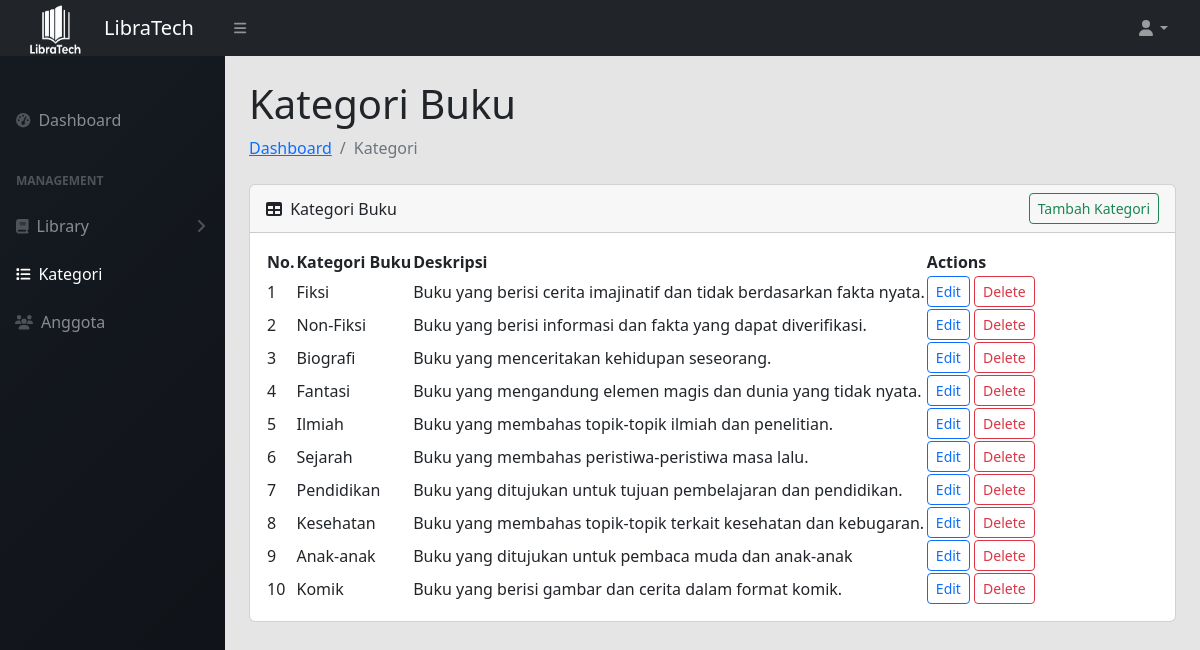
/Admin/kategori_buku.php (signed in), run on the app's committed database.
### tables this page shows
CREATE TABLE `kategori` (
  `id_kat` int NOT NULL,
  `nama_kategori` varchar(50) NOT NULL,
  `Deskripsi` varchar(255) NOT NULL
);

### Admin/kategori_buku.php (the view, shortened to what this page needs)
<?php
require "../func.php";
?>
<!DOCTYPE html>
<html lang="en">
<head>
    <link href="https://cdn.jsdelivr.net/npm/simple-datatables@7.1.2/dist/style.min.css" rel="stylesheet" />
    <link href="../css/styles.css" rel="stylesheet" />
    <link href="../css/selfstyle.css" rel="stylesheet" />
</head>
<body class="sb-nav-fixed">
    <nav class="sb-topnav navbar navbar-expand navbar-dark bg-dark">
        <a class="navbar-brand ps-3 d-flex align-items-center" href="#">
            <img src="../assets/img/logo1.png" width="80" height="80" class="d-inline-block align-top" alt="">
            <span class="ms-2">LibraTech</span>
        </a>
        <button class="btn btn-link btn-sm order-1 order-lg-0 me-4 me-lg-0" id="sidebarToggle" href=""><i
                class="fas fa-bars"></i></button>
        <ul class="navbar-nav ms-auto me-3 me-lg-4">
            <li class="nav-item dropdown">
                <a class="nav-link dropdown-toggle" id="navbarDropdown" href="#" role="button" data-bs-toggle="dropdown"
                    aria-expanded="false"><i class="fas fa-user fa-fw"></i></a>
            </li>
        </ul>
    </nav>
    <div id="layoutSidenav">
        <div id="layoutSidenav_nav">
            <nav class="sb-sidenav accordion sb-sidenav-dark" id="sidenavAccordion"
                style="background: linear-gradient(135deg, #161b22, #0f1217);">
                <div class="sb-sidenav-menu" style="color: #ffffff;">
                    <div class="nav">
                        <div class="sb-sidenav-menu-heading"></div>
                        <a class="nav-link <?php echo basename($_SERVER['PHP_SELF']) == 'dashboard.php' ? 'active' : ''; ?>"
                            href="dashboard.php">
                            <div class="sb-nav-link-icon"><i class="fas fa-tachometer-alt"></i></div>
                            Dashboard
                        </a>
                        <div class="sb-sidenav-menu-heading">Management</div>
                        <a class="nav-link collapsed" href="#" data-bs-toggle="collapse"
                            data-bs-target="#collapseLibrary" aria-expanded="false" aria-controls="collapseLibrary">
                            <div class="sb-nav-link-icon"><i class="fas fa-book"></i></div>
                            Library
                            <div class="sb-sidenav-collapse-arrow"><i class="fas fa-angle-down"></i></div>
                        </a>
                        <a class="nav-link <?php echo basename($_SERVER['PHP_SELF']) == 'kategori_buku.php' ? 'active' : ''; ?>"
                            href="kategori_buku.php">
                            <div class="sb-nav-link-icon"><i class="fas fa-list"></i></div>
                            Kategori
                        </a>
                        <a class="nav-link <?php echo basename($_SERVER['PHP_SELF']) == 'daftar_anggota.php' ? 'active' : ''; ?>"
                            style="padding-left: 15px;" href="daftar_anggota.php">
                            <div class="sb-nav-link-icon"><i class="fas fa-users"></i></div>
                            Anggota
                        </a>
                    </div>
                </div>
            </nav>
        </div>
        <div id="layoutSidenav_content">
            <main>
                <div class="container-fluid px-4">
                    <h1 class="mt-4">Kategori Buku</h1>
                    <ol class="breadcrumb mb-4">
                        <li class="breadcrumb-item"><a href="dashboard.php">Dashboard</a></li>
                        <li class="breadcrumb-item active">Kategori </li>
                    </ol>
                    <div class="card mb-4">
                        <div class="card-header d-flex justify-content-between align-items-center">
                            <div>
                                <i class="fas fa-table me-1"></i>
                                Kategori Buku
                            </div>
                            <button type="button" class="btn btn-outline-success btn-sm" data-bs-toggle="modal"
                                data-bs-target="#tambahKategori">Tambah Kategori</button>
                        </div>
                        <div class="card-body">
                            <table id="datatablesSimple">
                                <thead>
                                    <tr>
                                        <th>No.</th>
                                        <th>Kategori Buku</th>
                                        <th>Deskripsi</th>
                                        <th>Actions</th>
                                    </tr>
                                </thead>
                                <tbody>
                                    <?php
                                    $query = "SELECT * FROM kategori";
                                    $no = 1;
                                    $result = mysqli_query($conn, $query);
                                    while ($data = mysqli_fetch_array($result)) {
                                        $id_kat = $data['id_kat'];
                                        $nama_kategori = $data['nama_kategori'];
                                        $deskripsi = $data['Deskripsi'];
                                        ?>
                                        <tr>
                                            <td><?= $no++ ?></td>
                                            <td><?= $nama_kategori ?></td>
                                            <td><?= $deskripsi ?></td>
                                            <td>
                                                <button type="button" class="btn btn-outline-primary btn-sm"
                                                    data-bs-toggle="modal"
                                                    data-bs-target="#edit<?= $id_kat ?>">Edit</button>
                                                <button type="button" class="btn btn-outline-danger btn-sm"
                                                    data-bs-toggle="modal"
                                                    data-bs-target="#delete<?= $id_kat ?>">Delete</button>
                                            </td>
                                        </tr>
                                        <?php
                                    }
                                    ?>
                                </tbody>
                            </table>
                        </div>
                    </div>
                </div>
            </main>
        </div>
    </div>
</body>
</html>

### css/selfstyle.css (style rules this page uses)
body { background-color: #e5e5e5; }

### data on the page
kategori: nama_kategori "Fiksi", Deskripsi "Buku yang berisi cerita imajinatif dan tidak berdasarkan fakta nyata."
kategori: nama_kategori "Non-Fiksi", Deskripsi "Buku yang berisi informasi dan fakta yang dapat diverifikasi."
kategori: nama_kategori "Biografi", Deskripsi "Buku yang menceritakan kehidupan seseorang."
kategori: nama_kategori "Fantasi", Deskripsi "Buku yang mengandung elemen magis dan dunia yang tidak nyata."
kategori: nama_kategori "Ilmiah", Deskripsi "Buku yang membahas topik-topik ilmiah dan penelitian."
kategori: nama_kategori "Sejarah", Deskripsi "Buku yang membahas peristiwa-peristiwa masa lalu."
kategori: nama_kategori "Pendidikan", Deskripsi "Buku yang ditujukan untuk tujuan pembelajaran dan pendidikan."
kategori: nama_kategori "Kesehatan", Deskripsi "Buku yang membahas topik-topik terkait kesehatan dan kebugaran."
kategori: nama_kategori "Anak-anak", Deskripsi "Buku yang ditujukan untuk pembaca muda dan anak-anak"
kategori: nama_kategori "Komik", Deskripsi "Buku yang berisi gambar dan cerita dalam format komik."
